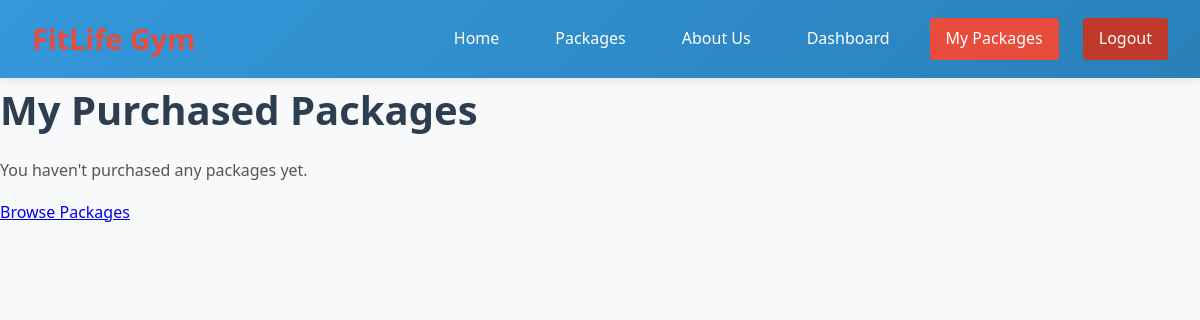
Before: /user/my-packages.php (signed in) with the older database file.
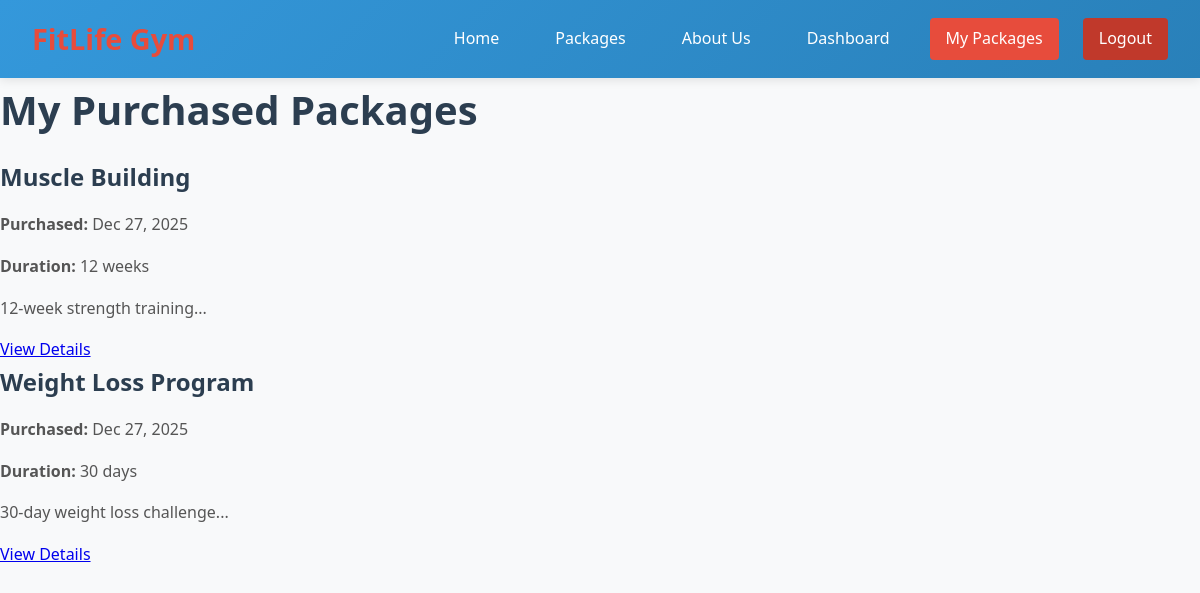
After: the same page with the newer database file.
### tables this page shows
CREATE TABLE `purchases` (
  `id` int(11) NOT NULL,
  `user_id` int(11) NOT NULL,
  `package_id` int(11) NOT NULL,
  `purchase_date` timestamp NOT NULL DEFAULT current_timestamp(),
  `amount` decimal(10,2) NOT NULL,
  `status` enum('pending','completed') DEFAULT 'completed'
);

CREATE TABLE `packages` (
  `id` int(11) NOT NULL,
  `name` varchar(255) NOT NULL,
  `description` text DEFAULT NULL,
  `price` decimal(10,2) NOT NULL,
  `duration` varchar(100) DEFAULT NULL,
  `category` varchar(50) DEFAULT NULL,
  `created_by` int(11) NOT NULL,
  `created_at` timestamp NOT NULL DEFAULT current_timestamp()
);

### user/my-packages.php (the view, shortened to what this page needs)
<?php
require_once '../includes/database.php';
$user_id = $_SESSION['user_id'];
$stmt = $pdo->prepare("
    SELECT p.*, pur.purchase_date
    FROM purchases pur
    JOIN packages p ON pur.package_id = p.id
    WHERE pur.user_id = ?
    ORDER BY pur.purchase_date DESC
");
$stmt->execute([$user_id]);
$purchased_packages = $stmt->fetchAll();
?>
<!DOCTYPE html>
<html>
<head>
    <link rel="stylesheet" href="../css/style.css">
</head>
<body>
    <?php include 'user-nav.php'; ?>
    <div class="my-packages-container">
        <h1>My Purchased Packages</h1>
        <?php if (empty($purchased_packages)): ?>
            <div class="empty-state">
                <p>You haven't purchased any packages yet.</p>
                <a href="../public/packages.php" class="btn-browse">Browse Packages</a>
            </div>
        <?php else: ?>
            <div class="purchased-packages">
                <?php foreach ($purchased_packages as $package): ?>
                <div class="purchased-card">
                    <h3><?php echo htmlspecialchars($package['name']); ?></h3>
                    <p><strong>Purchased:</strong> <?php echo date('M d, Y', strtotime($package['purchase_date'])); ?></p>
                    <p><strong>Duration:</strong> <?php echo htmlspecialchars($package['duration']); ?></p>
                    <p><?php echo htmlspecialchars(substr($package['description'], 0, 100)); ?>...</p>
                    <a href="../public/package-details.php?id=<?php echo $package['id']; ?>" class="btn-view">View Details</a>
                </div>
                <?php endforeach; ?>
            </div>
        <?php endif; ?>
    </div>
</body>
</html>

Changed rows visible on the page:
added purchases: package.name "Muscle Building", purchase_date "Dec 27, 2025", package.duration "12 weeks", package.description "12-week strength training"
added purchases: package.name "Weight Loss Program", purchase_date "Dec 27, 2025", package.duration "30 days", package.description "30-day weight loss challenge"
Other visible differences:
text no longer shown: "You haven't purchased any packages yet. Browse Packages"
